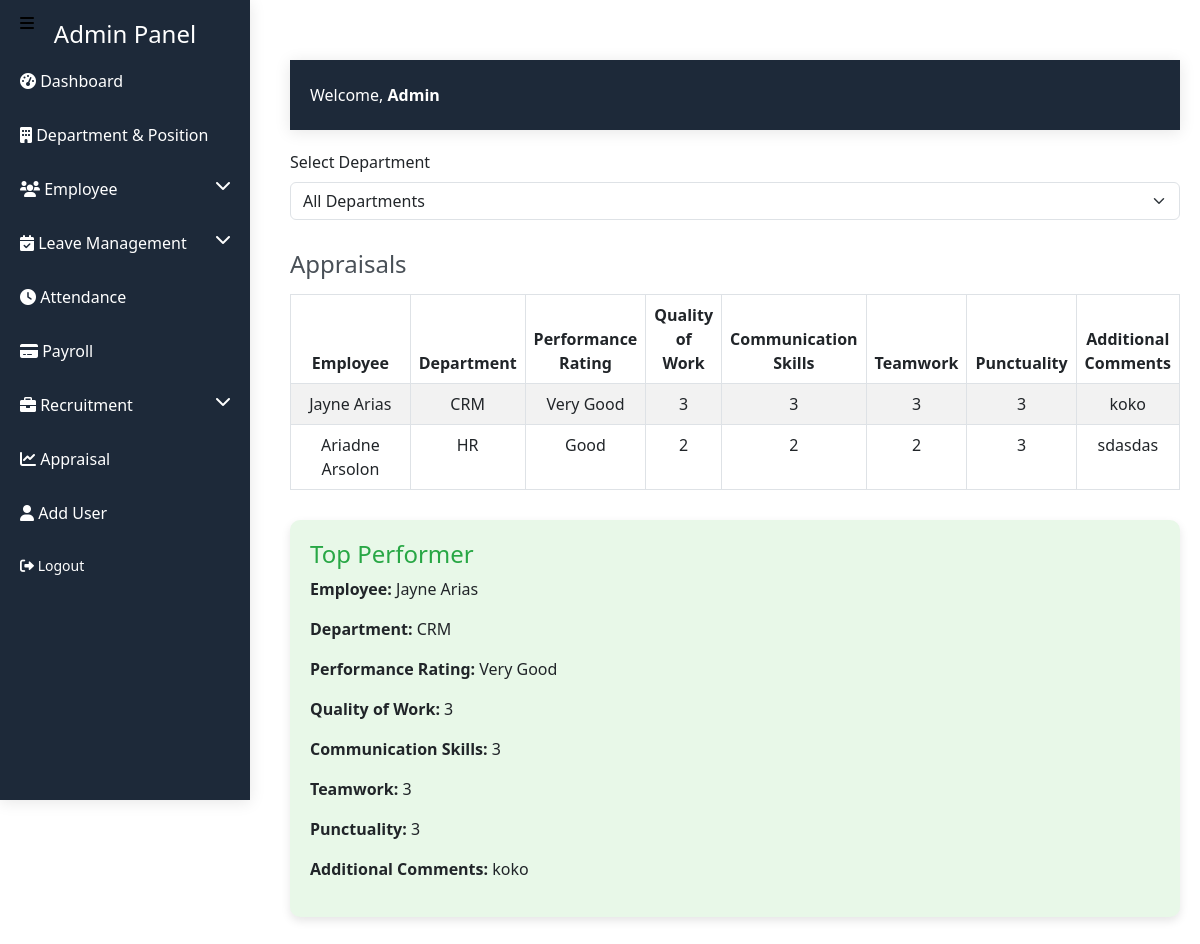
Screenshot of /admin_dashboard/appraisal.php (signed in) with the database file from the repository.
### tables this page shows
CREATE TABLE `appraisal` (
  `AppraisalID` int(11) NOT NULL,
  `EmployeeID` int(11) UNSIGNED NOT NULL,
  `QualityOfWork` int(5) DEFAULT NULL,
  `CommunicationSkills` int(5) DEFAULT NULL,
  `TeamWork` int(5) DEFAULT NULL,
  `Punctuality` int(5) DEFAULT NULL,
  `PerformanceRating` varchar(255) DEFAULT NULL,
  `comments` text DEFAULT NULL,
  `AppraisalDate` timestamp NOT NULL DEFAULT current_timestamp()
);

CREATE TABLE `employees` (
  `EmployeeID` int(11) UNSIGNED NOT NULL,
  `FirstName` varchar(30) NOT NULL,
  `LastName` varchar(30) NOT NULL,
  `Gender` enum('Male','Female','Other') NOT NULL,
  `Email` varchar(255) NOT NULL,
  `Phone` varchar(15) DEFAULT NULL,
  `DOB` date NOT NULL,
  `Address` text NOT NULL,
  `DepartmentID` int(11) NOT NULL,
  `PositionID` int(11) NOT NULL,
  `Hire_Date` date NOT NULL,
  `Salary` decimal(10,2) DEFAULT NULL,
  `Attendance_Percentage` float DEFAULT NULL,
  `Performance_Rating` varchar(255) DEFAULT NULL,
  `Created_At` timestamp NULL DEFAULT current_timestamp(),
  `Updated_At` timestamp NULL DEFAULT current_timestamp() ON UPDATE current_timestamp(),
  `ProfileImage` varchar(255) DEFAULT NULL
);

CREATE TABLE `department` (
  `DepartmentID` int(11) NOT NULL,
  `Name` varchar(100) NOT NULL
);

### admin_dashboard/appraisal.php (the view, shortened to what this page needs)
<?php
require_once '../config/config.php';
$query = "SELECT appraisal.*, employees.FirstName, employees.LastName, department.Name
          FROM appraisal
          JOIN employees ON appraisal.EmployeeID = employees.EmployeeID
          JOIN department ON employees.DepartmentID = department.DepartmentID";
$query .= " ORDER BY appraisal.PerformanceRating DESC";
$stmt = $conn->prepare($query);
$stmt->execute();
$appraisals = $stmt->fetchAll(PDO::FETCH_ASSOC);
$query = "
    SELECT
        appraisal.*,
        CONCAT(employees.FirstName, ' ', employees.LastName) AS EmployeeName,
        department.Name AS DepartmentName
    FROM appraisal
    JOIN employees ON appraisal.EmployeeID = employees.EmployeeID
    JOIN department ON employees.DepartmentID = department.DepartmentID
    ORDER BY appraisal.PerformanceRating DESC
    LIMIT 1
";
$stmt = $conn->prepare($query);
$stmt->execute();
$topPerformer = $stmt->fetch(PDO::FETCH_ASSOC);
?>
<!DOCTYPE html>
<html lang="en">
<head>
    <link href="https://cdn.jsdelivr.net/npm/bootstrap@5.3.0/dist/css/bootstrap.min.css" rel="stylesheet">
</head>
<body>
 <?php include(__DIR__ . '/include/sidebar.php'); ?>
<div class="content">
    <?php include(__DIR__ . '/include/header.php'); ?>
    <div class="main-content">
    <div class="filter-section">
        <form action="" method="GET">
            <div class="mb-3">
                <label for="department" class="form-label">Select Department</label>
                <select name="department" id="department" class="form-select" onchange="this.form.submit()">
                    <option value="">All Departments</option>
                </select>
            </div>
        </form>
    </div>
    <?php if ($appraisals): ?>
    <div class="appraisal-section">
        <h4>Appraisals</h4>
        <table class="table table-bordered table-striped">
            <thead>
                    <th class="text-center" style="width: 15%;">Employee</th>
                    <th class="text-center">Department</th>
                    <th class="text-center">Performance Rating</th>
                    <th class="text-center">Quality of Work</th>
                    <th class="text-center">Communication Skills</th>
                    <th class="text-center">Teamwork</th>
                    <th class="text-center">Punctuality</th>
                    <th class="text-center">Additional Comments</th>
            </thead>
            <tbody>
                <?php foreach ($appraisals as $appraisal): ?>
                    <tr>
                    <td class="text-center"><?= $appraisal['FirstName'] . ' ' . $appraisal['LastName']; ?></td>
                        <td class="text-center"><?= $appraisal['Name']; ?></td>
                        <td class="text-center"><?= $appraisal['PerformanceRating']; ?></td>
                        <td class="text-center"><?= $appraisal['QualityOfWork']; ?></td>
                        <td class="text-center"><?= $appraisal['CommunicationSkills']; ?></td>
                        <td class="text-center"><?= $appraisal['TeamWork']; ?></td>
                        <td class="text-center"><?= $appraisal['Punctuality']; ?></td>
                        <td class="text-center"><?= nl2br($appraisal['comments']); ?></td>
                    </tr>
                <?php endforeach; ?>
            </tbody>
        </table>
    </div>
<?php else: ?>
    <p class="text-center text-muted">No appraisal data available for the selected department.</p>
<?php endif; ?>
    <div class="top-performer-section">
        <h4>Top Performer</h4>
        <?php if ($topPerformer): ?>
            <p><strong>Employee:</strong> <?= htmlspecialchars($topPerformer['EmployeeName']); ?></p>
            <p><strong>Department:</strong> <?= htmlspecialchars($topPerformer['DepartmentName']); ?></p>
            <p><strong>Performance Rating:</strong> <?= htmlspecialchars($topPerformer['PerformanceRating']); ?></p>
            <p><strong>Quality of Work:</strong> <?= htmlspecialchars($topPerformer['QualityOfWork']); ?></p>
            <p><strong>Communication Skills:</strong> <?= htmlspecialchars($topPerformer['CommunicationSkills']); ?></p>
            <p><strong>Teamwork:</strong> <?= htmlspecialchars($topPerformer['TeamWork']); ?></p>
            <p><strong>Punctuality:</strong> <?= htmlspecialchars($topPerformer['Punctuality']); ?></p>
            <p><strong>Additional Comments:</strong> <?= nl2br(htmlspecialchars($topPerformer['comments'])); ?></p>
        <?php else: ?>
            <p class="text-center text-muted">No appraisal data available.</p>
        <?php endif; ?>
    </div>
</div>
</body>
</html>

### admin_dashboard/appraisal.php (style rules this page uses)
body { font-family: 'Arial', sans-serif; background-color: #f0f2f5; color: #333; }
.appraisal-section { margin-bottom: 30px; }
.appraisal-section h4 { font-size: 1.5em; color: #495057; margin-bottom: 15px; }
.top-performer-section { margin-bottom: 30px; background-color: #e8f8e8; padding: 20px; border-radius: 10px; box-shadow: 0 4px 10px rgba(0, 0, 0, 0.1); }
.top-performer-section h4 { color: #28a745; }
.filter-section { margin-bottom: 30px; }

### admin_dashboard/include/sidebar.php (style rules this page uses)
.content { margin-left: 270px; padding: 20px; }
.text-center { color: #fff; }

### rows the page displays
appraisal: EmployeeID.FirstName "Jayne", EmployeeID.LastName "Arias", department.Name "CRM", PerformanceRating "Very Good", QualityOfWork "3", CommunicationSkills "3", TeamWork "3", Punctuality "3", comments "koko"
appraisal: EmployeeID.FirstName "Ariadne", EmployeeID.LastName "Arsolon", department.Name "HR", PerformanceRating "Good", QualityOfWork "2", CommunicationSkills "2", TeamWork "2", Punctuality "3", comments "sdasdas"

### other values shown
$topPerformer['EmployeeName'] "Jayne Arias"
